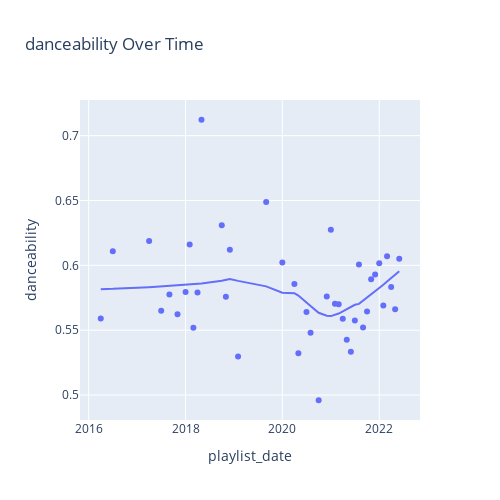
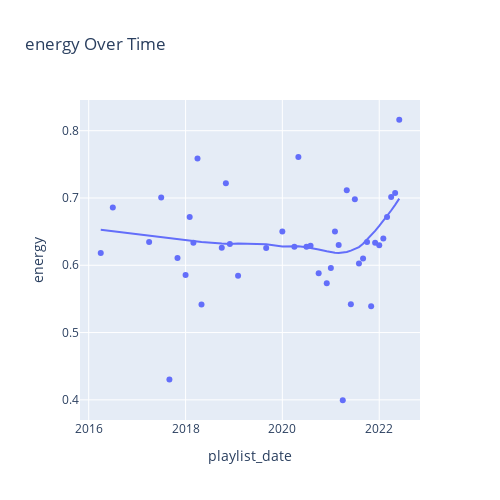
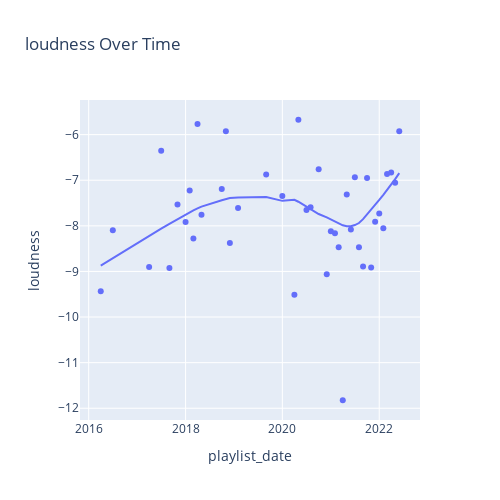
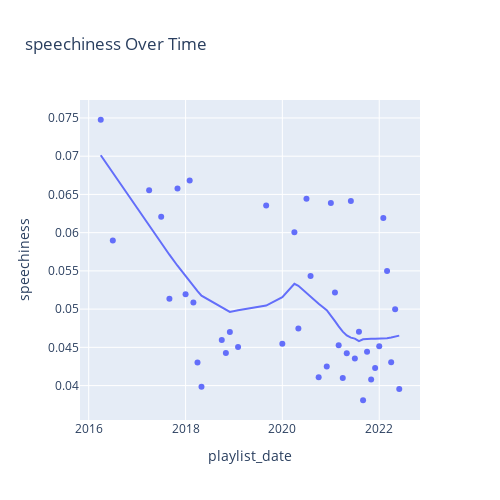

Write notebook code for charts like these, in order.
### Markdown cell above
First, I look at plots over time (with smoothing) for the average of the various continuous variables. Of note, it looks like recently (since 2020) the music I've been listening to is more danceable, more energetic, louder, more instrumental, less speechy (read: rap), more live, more recent, more popular (track-wise) and less popular (artist-wise).

### Code cell
# plots based on date

for y in mean_vals:
    fig = px.scatter(datePivot, x="playlist_date", y=y, title=f"{y} Over Time", height=500, width=500, trendline="lowess", trendline_options=dict(frac=0.5))
    py.iplot(fig, filename=f"{y} Over Time")
